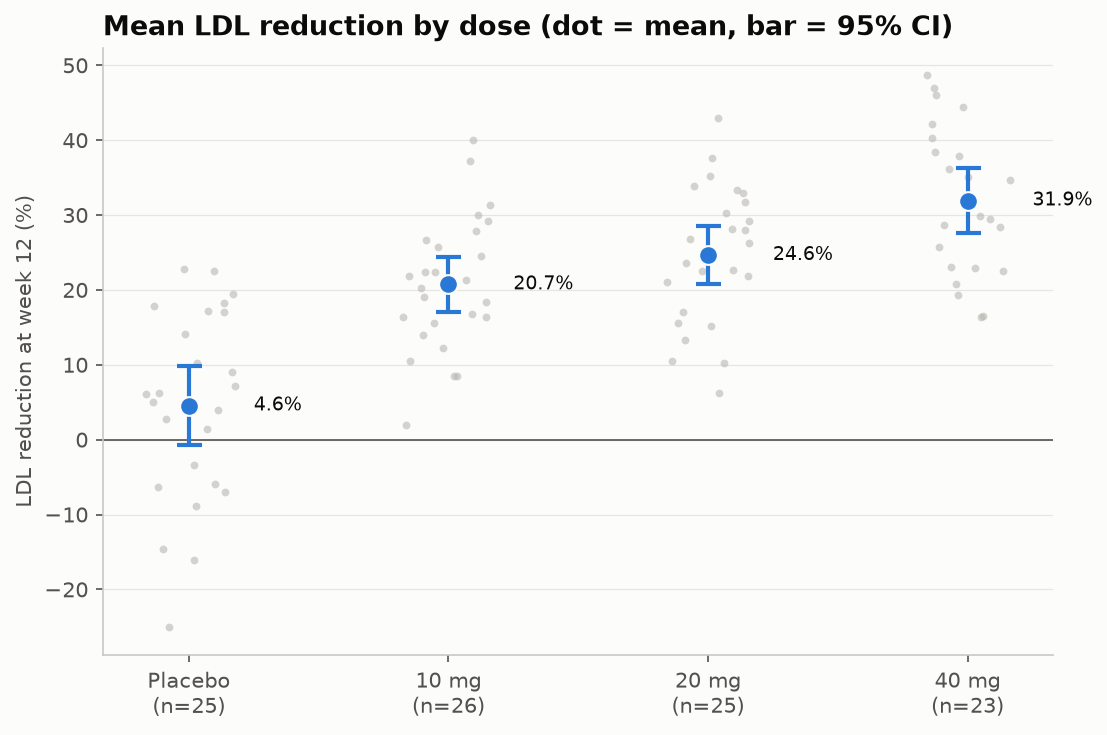

Reproduce this figure in Python.
"""
Means with 95% Confidence Intervals  -  family: Scientific & clinical

DESIGN PURPOSE
Plots each group's mean as a dot with a 95% confidence interval, over the raw
observations. Readers see the estimate, its uncertainty, and the data behind
it, which a bar-of-means ('dynamite plot') hides.

WHEN TO USE
  - Compare group means from experiments or trials (dose groups, conditions)
  - Show estimates together with their uncertainty
  - Replace 'dynamite plots' (bars with error whiskers)

AVOID WHEN
  - Distributions are strongly skewed or multimodal (show box, violin or
    raincloud plots)
  - The audience may confuse SD, SE and CI (always say which one in the axis
    label or caption)

ALTERNATIVES
  - Box plot
  - Raincloud plot
  - Forest plot

EXAMPLE
LDL cholesterol reduction after 12 weeks in four dose groups of a synthetic
trial.

Run:  python error_bar_ci.py
"""
import sys
from pathlib import Path

import numpy as np
import pandas as pd
import matplotlib.pyplot as plt

# Library style: categorical colors in fixed order, recessive axes, hairline grid.
PALETTE = ["#2a78d6", "#eb6834", "#1baf7a", "#eda100",
           "#e87ba4", "#008300", "#6250d6", "#e34948"]
SEQ_CMAP = "Blues"      # sequential: one hue, light -> dark
DIV_CMAP = "RdBu_r"     # diverging: two opposite hues, neutral midpoint
GRAY = "#b8b7b1"        # de-emphasised marks
plt.rcParams.update({
    "figure.figsize": (8, 4.8), "figure.dpi": 110, "figure.facecolor": "#fcfcfb",
    "axes.facecolor": "#fcfcfb", "axes.edgecolor": "#c9c8c3", "axes.linewidth": 0.8,
    "axes.spines.top": False, "axes.spines.right": False,
    "axes.grid": True, "grid.color": "#e6e5e1", "grid.linewidth": 0.6, "axes.axisbelow": True,
    "axes.prop_cycle": plt.cycler(color=PALETTE),
    "axes.titlesize": 13, "axes.titleweight": "bold", "axes.titlelocation": "left",
    "axes.labelcolor": "#52514e", "xtick.color": "#52514e", "ytick.color": "#52514e",
    "text.color": "#0b0b0b", "font.size": 10, "lines.linewidth": 2,
    "legend.frameon": False,
})

from scipy import stats

# --- Example data ------------------------------------------------------------
rng = np.random.default_rng(6)
groups = ["Placebo", "10 mg", "20 mg", "40 mg"]
true_mean = [3, 18, 27, 33]
df = pd.concat([pd.DataFrame({"group": g, "ldl_reduction_pct": rng.normal(m, 11, rng.integers(22, 30))})
                for g, m in zip(groups, true_mean)], ignore_index=True)
summary = df.groupby("group", sort=False)["ldl_reduction_pct"].agg(["mean", "std", "count"])
summary["ci95"] = stats.t.ppf(0.975, summary["count"] - 1) * summary["std"] / np.sqrt(summary["count"])
summary.round(2)

# --- Plot --------------------------------------------------------------------
fig, ax = plt.subplots(figsize=(7.5, 5))
for i, g in enumerate(groups):
    vals = df.loc[df.group == g, "ldl_reduction_pct"]
    ax.scatter(i + rng.uniform(-0.18, 0.18, len(vals)), vals, s=14, color=GRAY, alpha=0.6, linewidth=0)
ax.errorbar(range(len(groups)), summary["mean"], yerr=summary["ci95"], fmt="o", color=PALETTE[0],
            markersize=9, capsize=6, elinewidth=2, capthick=2, markeredgecolor="#fcfcfb", zorder=3)
for i, (m, n) in enumerate(zip(summary["mean"], summary["count"])):
    ax.text(i + 0.25, m, f"{m:.1f}%", va="center", fontsize=9, color="#0b0b0b")
ax.set_xticks(range(len(groups)), [f"{g}\n(n={n})" for g, n in zip(groups, summary["count"])])
ax.axhline(0, color="#52514e", linewidth=0.8)
ax.grid(axis="x", visible=False)
ax.set_ylabel("LDL reduction at week 12 (%)")
ax.set_title("Mean LDL reduction by dose (dot = mean, bar = 95% CI)")
fig.tight_layout()

# --- Save / show -------------------------------------------------------------
out = Path(__file__).with_name(Path(__file__).stem + ".png")
fig.savefig(out, dpi=150, bbox_inches="tight")
print(f"saved {out}")
if "--no-show" not in sys.argv:
    plt.show()
